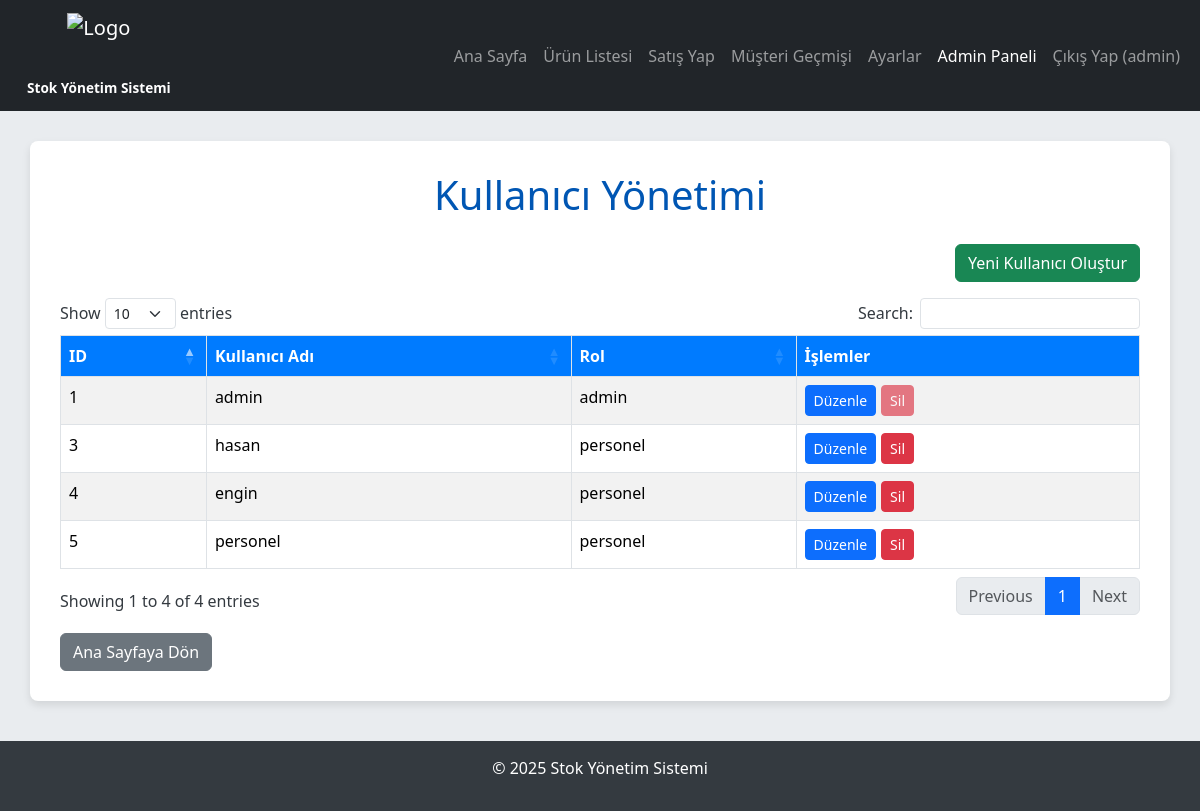
The app's page /admin_panel/kullanicilar (signed in), older data.
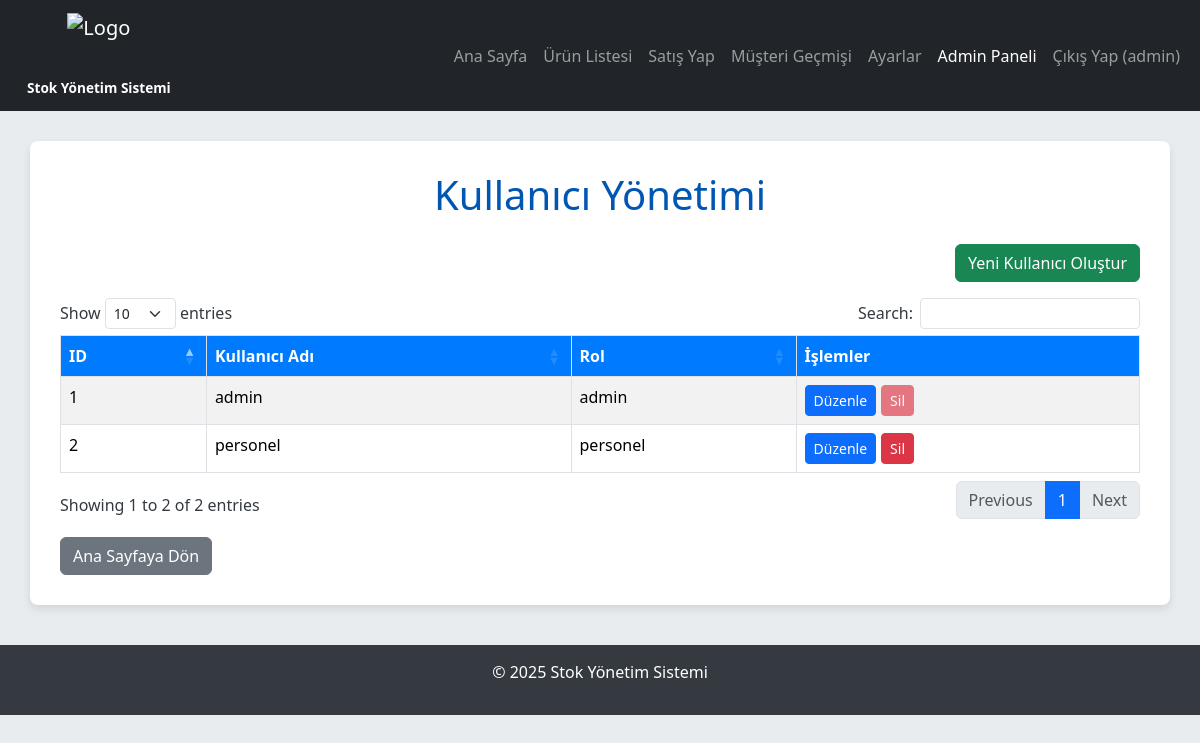
The same page, newer data.
### tables this page shows
CREATE TABLE kullanicilar (
            id INTEGER PRIMARY KEY AUTOINCREMENT,
            kullanici_adi TEXT NOT NULL UNIQUE,
            parola_hash TEXT NOT NULL,
            rol TEXT NOT NULL DEFAULT 'personel'
        );

### app.py (the view)
@app.route('/admin_panel/kullanicilar')
@role_required('admin')
def admin_panel_kullanicilar():
    conn = get_db_connection()
    kullanicilar = conn.execute('SELECT id, kullanici_adi, rol FROM kullanicilar ORDER BY kullanici_adi').fetchall()
    kategoriler = conn.execute('SELECT DISTINCT kategori FROM urunler ORDER BY kategori').fetchall()
    conn.close()
    return render_template('admin_panel_kullanicilar.html', kullanicilar=kullanicilar, kategoriler=kategoriler)

### app.py (called while the page is built)
def get_db_connection():
    conn = sqlite3.connect('stok.db')
    conn.row_factory = sqlite3.Row
    return conn

def role_required(required_role):
    def decorator(f):
        @wraps(f)
        def decorated_function(*args, **kwargs):
            if 'kullanici_id' not in session:
                flash('Bu sayfaya erişmek için giriş yapmalısınız.', 'danger')
                return redirect(url_for('giris'))
            conn = get_db_connection()
            user = conn.execute('SELECT rol FROM kullanicilar WHERE id = ?', (session['kullanici_id'],)).fetchone()
            conn.close()
            if user and user['rol'] == required_role:
                return f(*args, **kwargs)
            else:
                flash(f'Bu sayfaya erişim yetkiniz yok. Gerekli rol: {required_role}', 'danger')
                return redirect(url_for('anasayfa'))
        return decorated_function
    return decorator

### templates/admin_panel_kullanicilar.html (shortened to what this page needs)
<!DOCTYPE html>
<html lang="tr">
<head>
    <link href="https://cdn.jsdelivr.net/npm/bootstrap@5.3.3/dist/css/bootstrap.min.css" rel="stylesheet">
    <link rel="stylesheet" type="text/css" href="https://cdn.datatables.net/1.11.5/css/dataTables.bootstrap5.min.css">
</head>
<body>
    <nav class="navbar navbar-expand-lg navbar-dark bg-dark mb-4">
        <div class="container-fluid">
            <a class="navbar-brand" href="{{ url_for('anasayfa') }}">
                <img src="{{ url_for('static', filename='images/logo.png') }}" alt="Logo" class="logo-img">
                <span class="app-title-text">Stok Yönetim Sistemi</span>
            </a>
            <div class="collapse navbar-collapse" id="navbarNav">
                <ul class="navbar-nav ms-auto">
                    <li class="nav-item">
                        <a class="nav-link" href="{{ url_for('anasayfa') }}">Ana Sayfa</a>
                    </li>
                    <li class="nav-item">
                        <a class="nav-link" href="{{ url_for('urun_listesi') }}">Ürün Listesi</a>
                    </li>
                    <li class="nav-item">
                        <a class="nav-link" href="{{ url_for('satis_yap') }}">Satış Yap</a>
                    </li>
                    <li class="nav-item">
                        <a class="nav-link" href="{{ url_for('musteri_gecmisi') }}">Müşteri Geçmişi</a>
                    </li>
                    <li class="nav-item">
                        <a class="nav-link" href="{{ url_for('ayarlar') }}">Ayarlar</a>
                    </li>
                    {% if session.get('rol') == 'admin' %}
                    <li class="nav-item">
                        <a class="nav-link active" aria-current="page" href="{{ url_for('admin_panel_kullanicilar') }}">Admin Paneli</a>
                    </li>
                    {% endif %}
                    <li class="nav-item">
                        <a class="nav-link" href="{{ url_for('cikis') }}">Çıkış Yap ({{ session.get('kullanici_adi') }})</a>
                    </li>
                </ul>
            </div>
        </div>
    </nav>
    <div class="container">
        <h1>Kullanıcı Yönetimi</h1>
        <div class="d-flex justify-content-end mb-3">
            <a href="{{ url_for('kayit') }}" class="btn btn-success">Yeni Kullanıcı Oluştur</a>
        </div>
        <div class="table-responsive">
            <table class="table table-striped table-bordered table-hover" id="kullaniciTablosu">
                <thead>
                    <tr>
                        <th>ID</th>
                        <th>Kullanıcı Adı</th>
                        <th>Rol</th>
                        <th>İşlemler</th>
                    </tr>
                </thead>
                <tbody>
                    {% for user in kullanicilar %}
                    <tr>
                        <td>{{ user['id'] }}</td>
                        <td>{{ user['kullanici_adi'] }}</td>
                        <td>{{ user['rol'] }}</td>
                        <td class="action-buttons">
                            <a href="{{ url_for('admin_panel_kullanici_duzenle', id=user['id']) }}" class="btn btn-sm btn-primary">Düzenle</a>
                            <form action="{{ url_for('admin_panel_kullanici_sil', id=user['id']) }}" method="POST" style="display:inline;" onsubmit="return confirm('Bu kullanıcıyı silmek istediğinizden emin misiniz?');">
                                <button type="submit" class="btn btn-sm btn-danger" {% if user['id'] == session.get('kullanici_id') %}disabled{% endif %}>Sil</button>
                            </form>
                        </td>
                    </tr>
                    {% else %}
                    <tr>
                        <td colspan="4" class="text-center text-muted">Hiç kullanıcı bulunmuyor.</td>
                    </tr>
                    {% endfor %}
                </tbody>
            </table>
        </div>
        <a href="{{ url_for('anasayfa') }}" class="btn btn-secondary mt-3">Ana Sayfaya Dön</a>
    </div>
    <footer>
        <p>&copy; {{ now().year }} Stok Yönetim Sistemi</p>
    </footer>
</body>
</html>

### templates/admin_panel_kullanicilar.html (style rules this page uses)
body { font-family: 'Segoe UI', Tahoma, Geneva, Verdana, sans-serif; background-color: #e9ecef; color: #343a40; }
.container { background-color: #ffffff; border-radius: 8px; box-shadow: 0 4px 8px rgba(0, 0, 0, 0.1); padding: 30px; margin-top: 30px; margin-bottom: 30px; }
h1 { color: #0056b3; margin-bottom: 25px; text-align: center; }
.table th { background-color: #007bff; color: white; cursor: pointer; }
.action-buttons { display: flex; gap: 5px; flex-wrap: wrap; }
.navbar-brand { display: flex; flex-direction: column; align-items: center; text-align: center; padding: 5px 15px; }
.navbar-brand .logo-img { height: 60px; width: auto; margin-bottom: 5px; }
.navbar-brand .app-title-text { font-size: 0.85rem; font-weight: bold; color: white; white-space: nowrap; }
footer { margin-top: 40px; padding: 15px; background-color: #343a40; color: white; text-align: center; width: 100%; }

Row changes from the older to the newer data that the page shows:
removed kullanicilar: id "4", kullanici_adi "engin", rol "personel"
removed kullanicilar: id "3", kullanici_adi "hasan", rol "personel"
removed kullanicilar: id "5", kullanici_adi "personel", rol "personel"
added kullanicilar: id "2", kullanici_adi "personel", rol "personel"
Text that changed along with them:
text written by a page script: "Show entries Search: Showing 1 to 4 of 4 entries Previous 1 Next" → "Show entries Search: Showing 1 to 2 of 2 entries Previous 1 Next"
